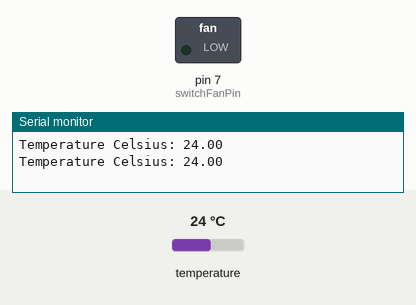
Simulated run of this sketch. Board: Arduino Uno, built with avr-gcc and run on an emulated ATmega328P. Shown: switched loads named in the sketch (green lamp = pin HIGH), the last lines printed to the serial monitor. The inputs (shaded band) are chosen by the test bench; at power-on: temperature 24 °C.

Above: at 7.3 s.
7.4 s: temperature set to 25.6 °C
14.1 s: temperature set to 26.8 °C
At 18.4 s:
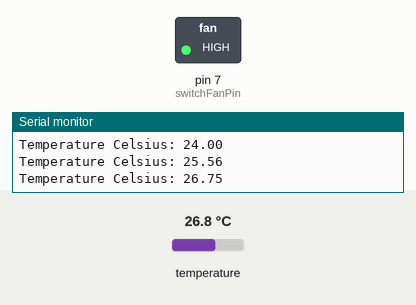
20.8 s: temperature set to 12 °C
At 25.1 s:
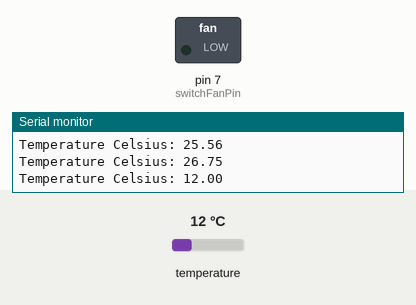
27.5 s: temperature set to 28 °C
At 30.6 s:
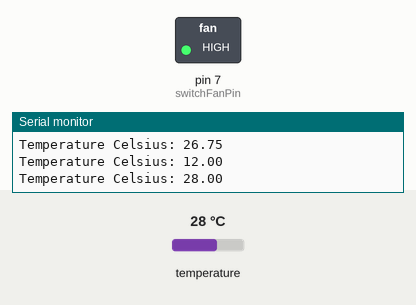
Timing chart, 0 to 32.1 s (numbered marks = the images above; inputs shaded):
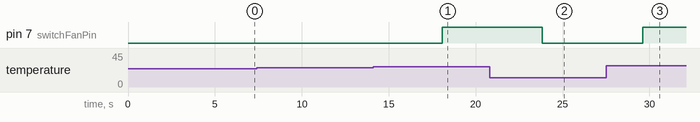

Measured:
- the behaviour switches between 26 and 26.1 °C on temperature (found by bisection; images 0 and 1)
- after the input at 14.1 s, pin 7 (switchFanPin): LOW → HIGH after 4.0 s
- after the input at 20.8 s, pin 7 (switchFanPin): HIGH → LOW after 3.0 s
- after the input at 27.5 s, pin 7 (switchFanPin): LOW → HIGH after 2.1 s

The sketch:

cooling_amp.ino
```cpp
// import DS18B20 related library

#include <OneWire.h>
#include <DallasTemperature.h>

//Data wire is connected to the Arduino digital pin 4
#define ONE_WIRE_BUS 2
// Setup a oneWire instance to communicate with any OneWire devices
OneWire oneWire(ONE_WIRE_BUS);
// Pass our oneWire reference to Dallas Temperature sensor
DallasTemperature sensors(&oneWire);

const float baselineTemp = 26.0;
float tempInside = 0;
const int switchFanPin = 7;
const int fanPwm = 5;

void setup() {
  Serial.begin(9600);
  pinMode(switchFanPin, OUTPUT);
  digitalWrite(switchFanPin, LOW);
  sensors.begin();

}

void loop() {
  sensors.requestTemperatures();
  tempInside = sensors.getTempCByIndex(0);
  Serial.print("Temperature Celsius: ");
  Serial.println(tempInside);


  if(tempInside > baselineTemp) {
    digitalWrite(switchFanPin, HIGH);
    } else {
      digitalWrite(switchFanPin, LOW);

      }


      delay(5000);

}
```
